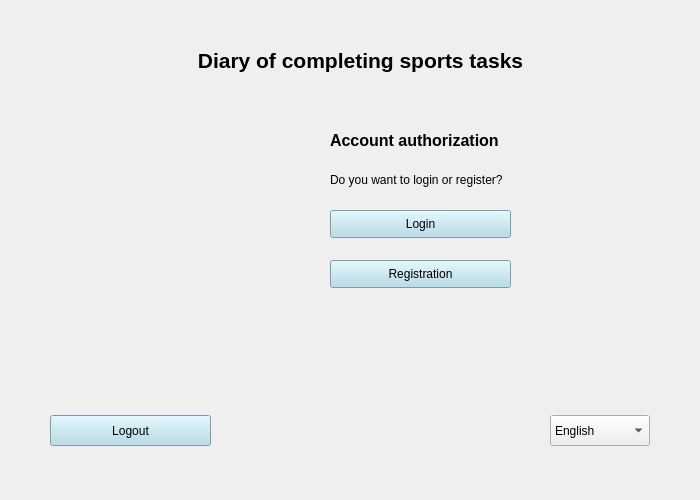
<?xml version="1.0" encoding="UTF-8"?>
<ui version="4.0">
 <class>authorization</class>
 <widget class="QMainWindow" name="authorization">
  <property name="geometry">
   <rect>
    <x>0</x>
    <y>0</y>
    <width>700</width>
    <height>500</height>
   </rect>
  </property>
  <property name="windowTitle">
   <string>Authorization</string>
  </property>
  <widget class="QWidget" name="centralwidget">
   <widget class="QLabel" name="lbl_about_authorization">
    <property name="geometry">
     <rect>
      <x>330</x>
      <y>170</y>
      <width>221</width>
      <height>21</height>
     </rect>
    </property>
    <property name="text">
     <string>&lt;html&gt;&lt;head/&gt;&lt;body&gt;&lt;p&gt;&lt;span style=&quot; font-size:9pt;&quot;&gt;Do you want to login or register?&lt;/span&gt;&lt;/p&gt;&lt;/body&gt;&lt;/html&gt;</string>
    </property>
   </widget>
   <widget class="QLabel" name="lbl_authorization">
    <property name="geometry">
     <rect>
      <x>330</x>
      <y>110</y>
      <width>231</width>
      <height>61</height>
     </rect>
    </property>
    <property name="text">
     <string>&lt;html&gt;&lt;head/&gt;&lt;body&gt;&lt;p&gt;&lt;span style=&quot; font-size:12pt; font-weight:600;&quot;&gt;Account authorization&lt;/span&gt;&lt;/p&gt;&lt;/body&gt;&lt;/html&gt;</string>
    </property>
   </widget>
   <widget class="QPushButton" name="btn_login">
    <property name="geometry">
     <rect>
      <x>330</x>
      <y>210</y>
      <width>181</width>
      <height>28</height>
     </rect>
    </property>
    <property name="styleSheet">
     <string notr="true">background-color: lightblue;</string>
    </property>
    <property name="text">
     <string>Login</string>
    </property>
   </widget>
   <widget class="QPushButton" name="btn_registration">
    <property name="geometry">
     <rect>
      <x>330</x>
      <y>260</y>
      <width>181</width>
      <height>28</height>
     </rect>
    </property>
    <property name="styleSheet">
     <string notr="true">background-color: lightblue;</string>
    </property>
    <property name="text">
     <string>Registration</string>
    </property>
   </widget>
   <widget class="QLabel" name="application_name">
    <property name="geometry">
     <rect>
      <x>70</x>
      <y>40</y>
      <width>581</width>
      <height>41</height>
     </rect>
    </property>
    <property name="text">
     <string>&lt;html&gt;&lt;head/&gt;&lt;body&gt;&lt;p align=&quot;center&quot;&gt;&lt;span style=&quot; font-size:16pt; font-weight:600;&quot;&gt;Diary of completing sports tasks&lt;/span&gt;&lt;/p&gt;&lt;/body&gt;&lt;/html&gt;</string>
    </property>
   </widget>
   <widget class="QPushButton" name="btn_logout">
    <property name="geometry">
     <rect>
      <x>50</x>
      <y>415</y>
      <width>161</width>
      <height>31</height>
     </rect>
    </property>
    <property name="styleSheet">
     <string notr="true">background-color: lightblue;</string>
    </property>
    <property name="text">
     <string>Logout</string>
    </property>
   </widget>
   <widget class="QLabel" name="lbl_image_authorization">
    <property name="geometry">
     <rect>
      <x>30</x>
      <y>70</y>
      <width>321</width>
      <height>321</height>
     </rect>
    </property>
    <property name="text">
     <string/>
    </property>
    <property name="pixmap">
     <pixmap>../../../Icons/authorization.gif</pixmap>
    </property>
   </widget>
   <widget class="QComboBox" name="CB_languages">
    <property name="geometry">
     <rect>
      <x>550</x>
      <y>415</y>
      <width>100</width>
      <height>31</height>
     </rect>
    </property>
    <item>
     <property name="text">
      <string>English</string>
     </property>
    </item>
    <item>
     <property name="text">
      <string>Russian</string>
     </property>
    </item>
   </widget>
  </widget>
 </widget>
 <resources/>
 <connections/>
</ui>
